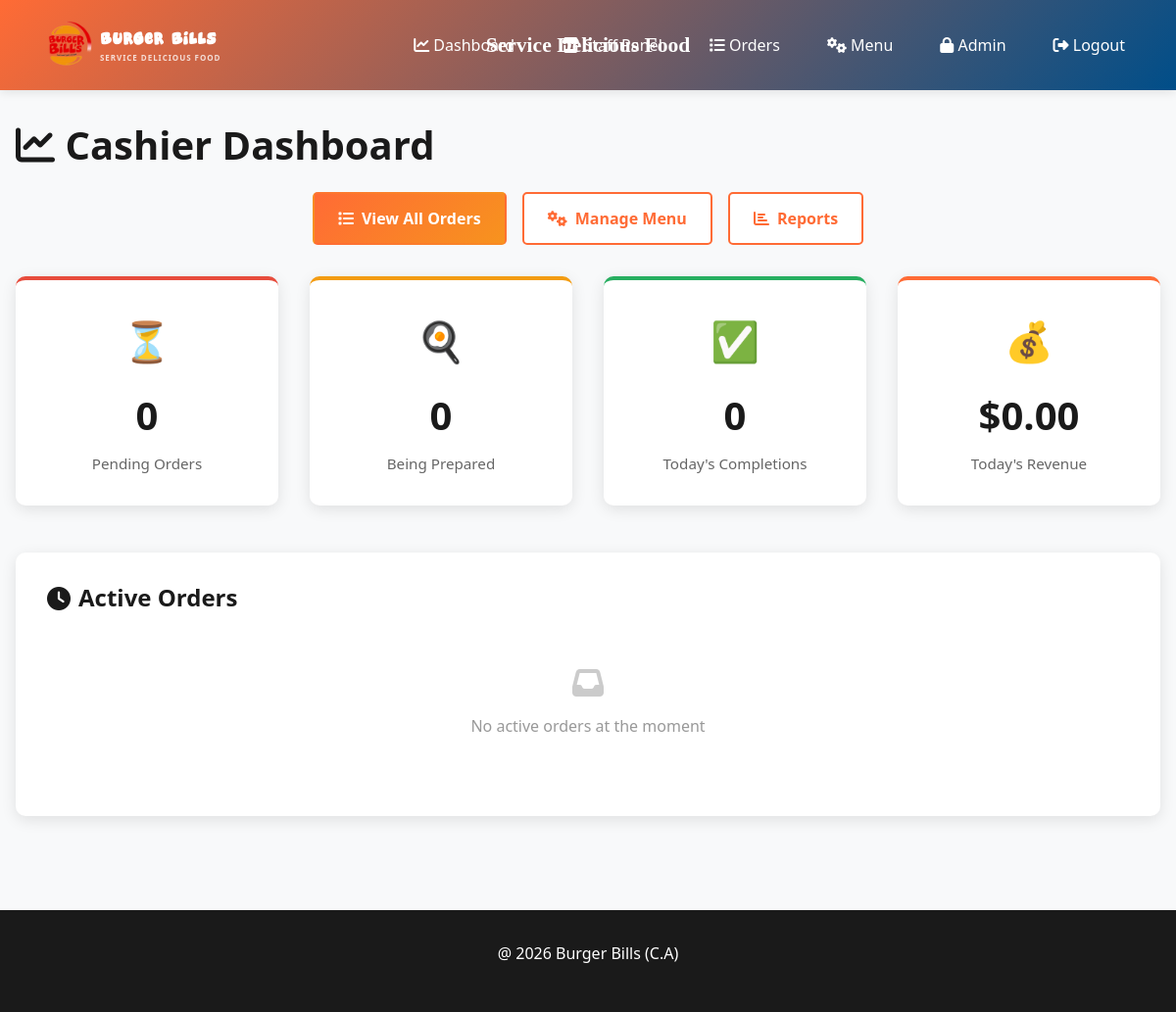
Page /dashboard/ (signed in) on the earlier database version.
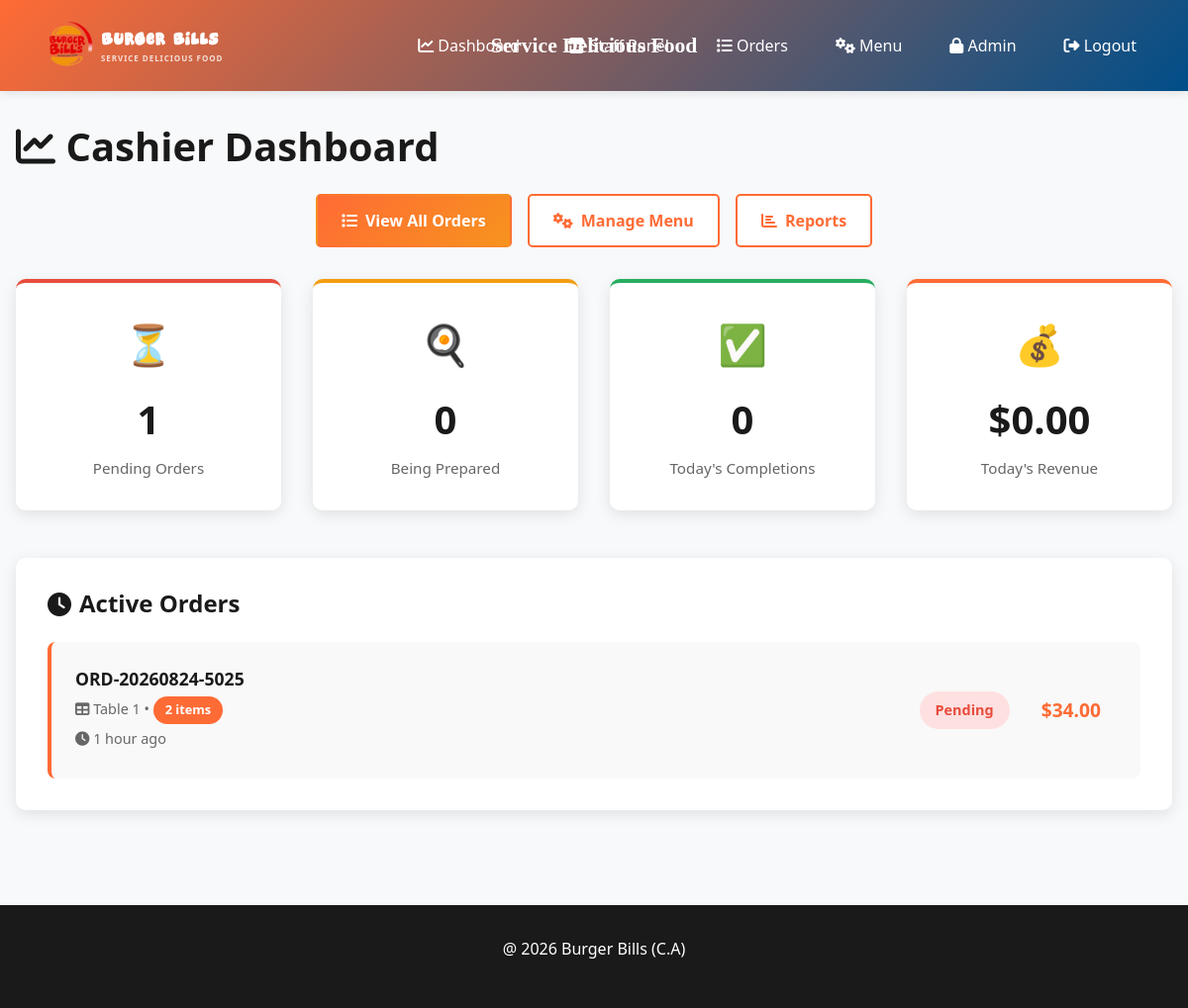
Same page on the later database version.
### menu/models.py (models this page shows, shortened)
class Order(models.Model):
    ORDER_STATUS_CHOICES = [
        ('pending', 'Pending'),
        ('confirmed', 'Confirmed'),
        ('preparing', 'Preparing'),
        ('ready', 'Ready'),
        ('completed', 'Completed'),
        ('cancelled', 'Cancelled'),
    ]
    ORDER_TYPE_CHOICES = [
        ('dine_in', 'Dine In'),
        ('pickup', 'Pickup'),
    ]
    table = models.ForeignKey(Table, on_delete=models.CASCADE, related_name='orders', null=True, blank=True)
    order_number = models.CharField(max_length=20, unique=True)
    status = models.CharField(max_length=20, choices=ORDER_STATUS_CHOICES, default='pending')
    order_type = models.CharField(max_length=20, choices=ORDER_TYPE_CHOICES, default='dine_in')
    customer_name = models.CharField(max_length=200, blank=True)
    customer_phone = models.CharField(max_length=20, blank=True)
    customer_email = models.EmailField(blank=True)
    total_amount = models.DecimalField(max_digits=10, decimal_places=2, default=0)
    special_instructions = models.TextField(blank=True)
    estimated_time = models.IntegerField(default=20, help_text="Estimated time in minutes")
    is_called = models.BooleanField(default=False, help_text="Customer has been called to pick up")
    called_at = models.DateTimeField(blank=True, null=True)
    cart_expires_at = models.DateTimeField(blank=True, null=True, help_text="Cart auto-expires after 5 minutes of inactivity")
    created_at = models.DateTimeField(auto_now_add=True)
    updated_at = models.DateTimeField(auto_now=True)
    completed_at = models.DateTimeField(blank=True, null=True)
    class Meta:
        ordering = ['-created_at']

class Table(models.Model):
    number = models.IntegerField(unique=True)
    capacity = models.IntegerField(default=4)
    qr_code = models.ImageField(upload_to='qr_codes/', blank=True, null=True)
    qr_access_token = models.UUIDField(default=uuid.uuid4, editable=False)
    qr_code_generated_at = models.DateTimeField(default=timezone.now, help_text="Timestamp when QR code was last generated")
    is_active = models.BooleanField(default=True)
    created_at = models.DateTimeField(auto_now_add=True)
    menu_access_timeout_minutes = models.IntegerField(
        default=60,
        help_text="Customer menu access expires after this many minutes of inactivity"
    )
    class Meta:
        ordering = ['number']

### menu/views.py (the view)
# urls.py: path('dashboard/', views.dashboard, name='dashboard'),
@login_required
def dashboard(request):
    if not request.user.is_staff:
        return redirect('index')
    pending_orders = Order.objects.filter(status__in=['pending', 'confirmed']).count()
    preparing_orders = Order.objects.filter(status='preparing').count()
    today_completed = Order.objects.filter(
        status='completed',
        completed_at__date=timezone.now().date()
    ).count()
    today_revenue = Order.objects.filter(
        status='completed',
        completed_at__date=timezone.now().date()
    ).aggregate(Sum('total_amount'))['total_amount__sum'] or 0
    active_orders = Order.objects.filter(
        status__in=['pending', 'confirmed', 'preparing']
    ).order_by('-created_at')[:10]
    context = {
        'pending_orders': pending_orders,
        'preparing_orders': preparing_orders,
        'today_completed': today_completed,
        'today_revenue': today_revenue,
        'active_orders': active_orders,
    }
    return render(request, 'menu/dashboard.html', context)

### templates/menu/dashboard.html (shortened to what this page needs)
{% extends 'menu/base.html' %}
{% block content %}
<h1><i class="fas fa-chart-line"></i> Cashier Dashboard</h1>
<div class="quick-actions">
    <a href="{% url 'all_orders' %}" class="btn-quick btn-quick-primary">
        <i class="fas fa-list"></i> View All Orders
    </a>
    <a href="{% url 'menu_management' %}" class="btn-quick">
        <i class="fas fa-cogs"></i> Manage Menu
    </a>
    <a href="{% url 'reports' %}" class="btn-quick">
        <i class="fas fa-chart-bar"></i> Reports
    </a>
</div>
<div class="stats-grid">
    <div class="stat-card pending">
        <div class="stat-icon">⏳</div>
        <div class="stat-number">{{ pending_orders }}</div>
        <div class="stat-label">Pending Orders</div>
    </div>
    <div class="stat-card preparing">
        <div class="stat-icon">🍳</div>
        <div class="stat-number">{{ preparing_orders }}</div>
        <div class="stat-label">Being Prepared</div>
    </div>
    <div class="stat-card completed">
        <div class="stat-icon">✅</div>
        <div class="stat-number">{{ today_completed }}</div>
        <div class="stat-label">Today's Completions</div>
    </div>
    <div class="stat-card revenue">
        <div class="stat-icon">💰</div>
        <div class="stat-number">${{ today_revenue|floatformat:2 }}</div>
        <div class="stat-label">Today's Revenue</div>
    </div>
</div>
<div class="orders-section">
    <h2 class="section-title">
        <i class="fas fa-clock"></i> Active Orders
    </h2>
    {% if active_orders %}
        <div class="order-list">
            {% for order in active_orders %}
                <div class="order-card">
                    <div class="order-info">
                        <div class="order-number">{{ order.order_number }}</div>
                        <div class="order-meta">
                            <i class="fas fa-table"></i> Table {{ order.table.number }}
                            •
                            <span class="order-items-count">{{ order.items.count }} items</span>
                        </div>
                        <div class="order-meta">
                            <i class="fas fa-clock"></i> {{ order.created_at|timesince }} ago
                        </div>
                    </div>
                    <div style="text-align: right; display: flex; align-items: center; gap: 1rem;">
                        <span class="order-status-badge status-{{ order.status }}">
                            {% if order.status == 'pending' %}Pending{% elif order.status == 'confirmed' %}Confirmed{% elif order.status == 'preparing' %}Preparing{% elif order.status == 'ready' %}Ready{% else %}{{ order.status }}{% endif %}
                        </span>
                        <div style="text-align: right;">
                            <div style="font-weight: 700; font-size: 1.2rem; color: #FF6B35;">
                                ${{ order.total_amount }}
                            </div>
                        </div>
                    </div>
                </div>
            {% endfor %}
        </div>
    {% else %}
        <div class="empty-state">
            <i class="fas fa-inbox"></i>
            <p>No active orders at the moment</p>
        </div>
    {% endif %}
</div>
{% endblock %}

### templates/menu/base.html (shortened to what this page needs)
{% load static %}
<!DOCTYPE html>
<html lang="en">
<head>
    <link href="https://cdn.jsdelivr.net/npm/bootstrap@5.3.0/dist/css/bootstrap.min.css" rel="stylesheet">
    <link href="https://cdnjs.cloudflare.com/ajax/libs/font-awesome/6.4.0/css/all.min.css" rel="stylesheet">
</head>
<body>
    <nav class="navbar navbar-expand-lg navbar-dark">
        <div class="container-fluid">
            <a class="navbar-brand" href="/">
                {% load static %}
                <img src="{% static 'images/logo.png' %}" alt="Burger Bills Logo" class="navbar-logo">
                <span class="navbar-brand-copy">
                    <strong>Burger Bills</strong>
                    <small>Service Delicious Food</small>
                </span>
            </a>
            <div class="restaurant-navbar-heading{% if table %} table-number-badge{% endif %}"{% if table %} aria-label="Table {{ table.number }}"{% endif %}>
                {% if table %}{{ table.number }}{% else %}Service Delicious Food{% endif %}
            </div>
            {% block navigation %}
            <div class="collapse navbar-collapse" id="navbarNav">
                <ul class="navbar-nav ms-auto">
                    {% if user.is_authenticated %}
                        {% if user.is_staff %}
                            <li class="nav-item">
                                <a class="nav-link" href="/dashboard/">
                                    <i class="fas fa-chart-line"></i> Dashboard
                                </a>
                            </li>
                            <li class="nav-item">
                                <a class="nav-link" href="{% url 'staff_panel' %}">
                                    <i class="fas fa-store"></i> Staff Panel
                                </a>
                            </li>
                            <li class="nav-item">
                                <a class="nav-link" href="/orders/">
                                    <i class="fas fa-list"></i> Orders
                                </a>
                            </li>
                            <li class="nav-item">
                                <a class="nav-link" href="/menu-management/">
                                    <i class="fas fa-cogs"></i> Menu
                                </a>
                            </li>
                            <li class="nav-item">
                                <a class="nav-link" href="/admin/">
                                    <i class="fas fa-lock"></i> Admin
                                </a>
                            </li>
                            <li class="nav-item">
                                <a class="nav-link" href="{% if user.is_superuser %}{% url 'manager_logout' %}{% else %}{% url 'staff_logout' %}{% endif %}">
                                    <i class="fas fa-sign-out-alt"></i> Logout
                                </a>
                            </li>
                        {% endif %}
                    {% else %}
                        <li class="nav-item">
                            <a class="nav-link" href="/admin/">
                                <i class="fas fa-sign-in-alt"></i> Staff Login
                            </a>
                        </li>
                    {% endif %}
                </ul>
            </div>{% endblock %}
        </div>
    </nav>
    <div class="container-main">
        {% block content %}{% endblock %}
    </div>
    <footer class="footer">
        <p>@ 2026 Burger Bills (C.A)</p>
    </footer>
</body>
</html>

### templates/menu/dashboard.html (style rules this page uses)
.stats-grid { display: grid; grid-template-columns: repeat(auto-fit, minmax(250px, 1fr)); gap: 2rem; margin-bottom: 3rem; }
.stat-card { background: white; padding: 2rem; border-radius: 10px; box-shadow: 0 4px 15px rgba(0, 0, 0, 0.1); text-align: center; }
.stat-card.pending { border-top: 4px solid #e74c3c; }
.stat-card.preparing { border-top: 4px solid #f39c12; }
.stat-card.completed { border-top: 4px solid #27ae60; }
.stat-card.revenue { border-top: 4px solid #FF6B35; }
.stat-icon { font-size: 2.5rem; margin-bottom: 1rem; }
.stat-number { font-size: 2.5rem; font-weight: 700; color: #1a1a1a; margin-bottom: 0.5rem; }
.stat-label { color: #666; font-size: 0.95rem; }
.orders-section { background: white; padding: 2rem; border-radius: 10px; box-shadow: 0 4px 15px rgba(0, 0, 0, 0.1); }
.section-title { font-size: 1.5rem; font-weight: 700; margin-bottom: 1.5rem; display: flex; align-items: center; gap: 0.5rem; }
.order-list { display: grid; gap: 1rem; }
.order-card { display: flex; justify-content: space-between; align-items: center; padding: 1.5rem; background: #f9f9f9; border-radius: 8px; border-left: 4px solid #FF6B35; transition: all 0.3s; }
.order-info { flex: 1; }
.order-number { font-weight: 700; font-size: 1.1rem; color: #1a1a1a; margin-bottom: 0.3rem; }
.order-meta { font-size: 0.9rem; color: #666; margin-bottom: 0.3rem; }
.order-items-count { display: inline-block; background: #FF6B35; color: white; padding: 0.25rem 0.75rem; border-radius: 20px; font-size: 0.8rem; font-weight: 600; }
.order-status-badge { padding: 0.5rem 1rem; border-radius: 20px; font-weight: 600; font-size: 0.9rem; margin-right: 1rem; }
.status-pending { background: #ffe0e0; color: #e74c3c; }
.quick-actions { display: flex; gap: 1rem; justify-content: center; margin-bottom: 2rem; flex-wrap: wrap; }
.btn-quick { background: white; border: 2px solid #FF6B35; color: #FF6B35; padding: 0.8rem 1.5rem; border-radius: 5px; font-weight: 600; cursor: pointer; transition: all 0.3s; text-decoration: none; display: inline-flex; align-items: center; gap: 0.5rem; }
.btn-quick-primary { background: linear-gradient(135deg, #FF6B35 0%, #F7931E 100%); border-color: transparent; color: white; }

Differences in the rows shown:
added Order: order_number "ORD-20260824-5025", table.number "1", items.count "2", created_at "1 hour", status "Pending", total_amount "34.00"
Other differences:
{{ pending_orders }}: "0" → "1"
text no longer shown: "No active orders at the moment"
